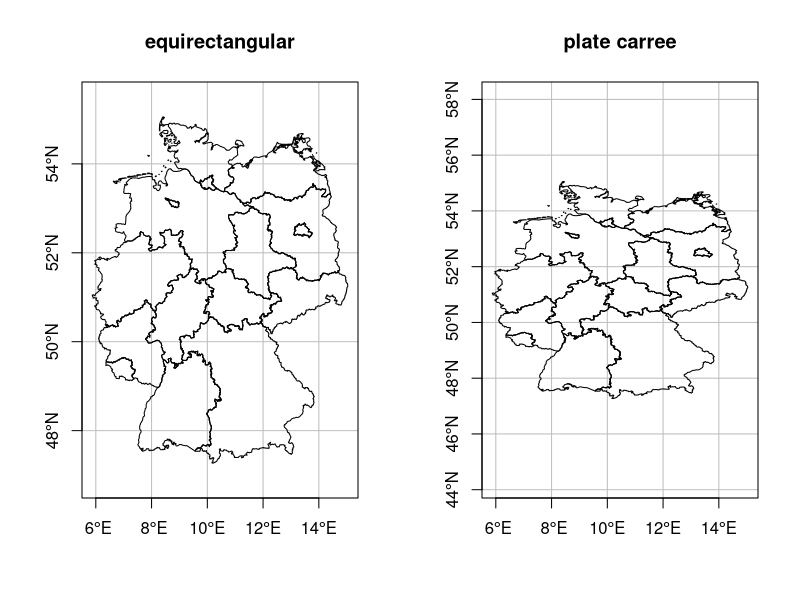
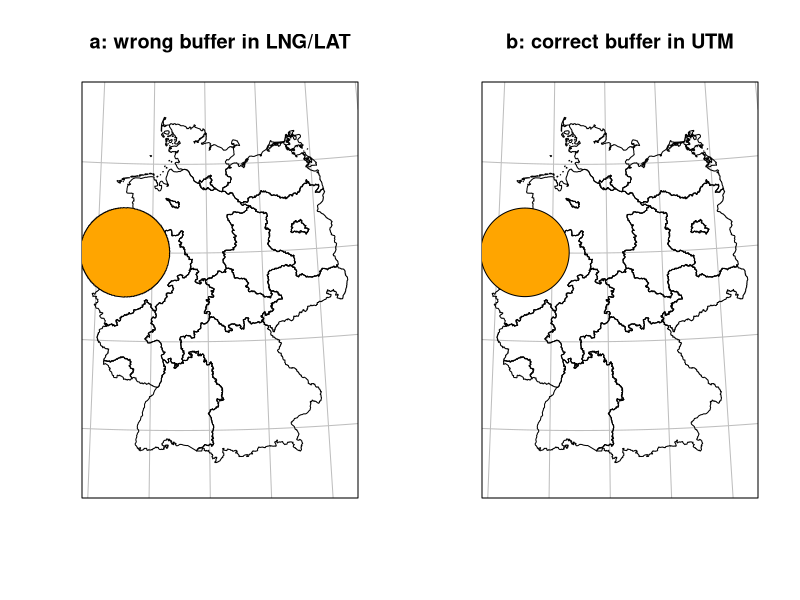
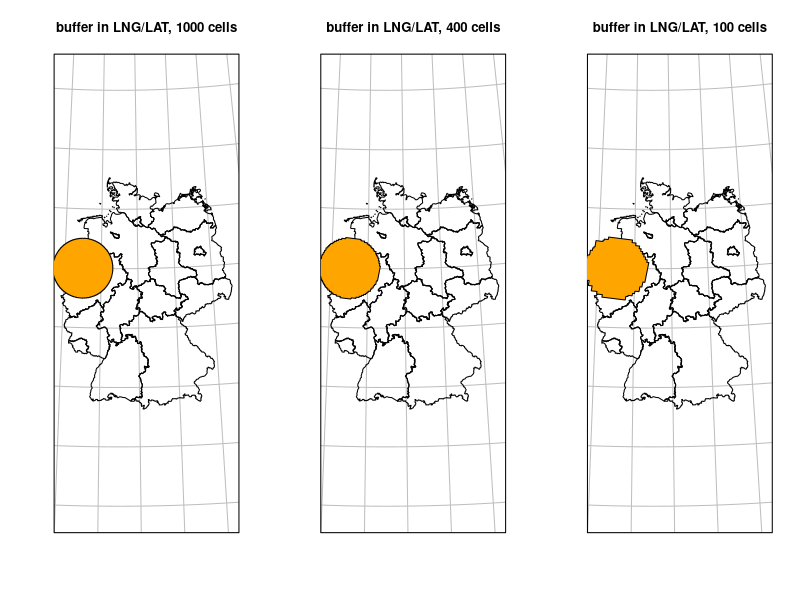

Write the R code that produced these figures, in order.
## ---- chunk 1
knitr::opts_chunk$set(echo = TRUE)
## ---- chunk 2
suppressPackageStartupMessages(library(sf))
suppressPackageStartupMessages(library(sp))
data(air, package = "spacetime")
DE <- st_as_sf(DE_NUTS1)
par(mfrow=c(1, 2))
plot(st_geometry(DE), graticule=TRUE,axes=TRUE, main="equirectangular")
plot(st_geometry(DE), graticule=TRUE,axes=TRUE,asp=1,main="plate carree")
## ---- chunk 3
suppressPackageStartupMessages(library(units))
## ---- chunk 4
st_as_sfc("POLYGON((0 0,1 0,1 1,0 1,0 0))") %>% 
	st_area()
st_as_sfc("POLYGON((0 0,1 0,1 1,0 1,0 0))", crs = "EPSG:4326") %>% 
	st_area() %>%
	set_units(km^2)
## ---- chunk 5
a <- st_as_sfc("POINT(7 52)", crs = "EPSG:4326") %>% 
	st_buffer(set_units(1, degree)) %>%
	st_transform("EPSG:25832") # UTM zone 32 N
b <- st_as_sfc("POINT(7 52)", crs = "EPSG:4326") %>% 
	st_transform("EPSG:25832") %>% # UTM zone 32 N
	st_buffer(set_units(111, km))
## ---- chunk 6
par(mfrow = c(1, 2))
DE_UTM = st_transform(DE, "EPSG:25832")
plot(st_geometry(DE_UTM), graticule=TRUE, main = "a: wrong buffer in LNG/LAT")
plot(a, col = 'orange', add = TRUE)
plot(st_geometry(DE_UTM), graticule=TRUE, main = "b: correct buffer in UTM")
plot(b, col = 'orange', add = TRUE)
## ---- chunk 7
st_as_sfc("POINT(0 89)", crs = "EPSG:4326") %>% 
	st_buffer(set_units(5, degree)) %>%
	st_bbox()
## ---- chunk 8
sf_use_s2(TRUE)
a <- st_as_sfc("POINT(7 52)", crs = "EPSG:4326") %>% 
	st_buffer(set_units(1, degree)) %>%
	st_transform("EPSG:25832") # UTM zone 32 N
b <- st_as_sfc("POINT(7 52)", crs = "EPSG:4326") %>% 
	st_buffer(set_units(1, degree), max_cells = 300) %>%
	st_transform("EPSG:25832") # UTM zone 32 N
c <- st_as_sfc("POINT(7 52)", crs = "EPSG:4326") %>% 
	st_buffer(set_units(1, degree), max_cells = 100) %>%
	st_transform("EPSG:25832") # UTM zone 32 N
## ---- chunk 9
par(mfrow = c(1, 3))
DE_UTM = st_transform(DE, "EPSG:25832")
plot(st_geometry(DE_UTM), graticule=TRUE, main = "buffer in LNG/LAT, 1000 cells")
plot(a, col = 'orange', add = TRUE)
plot(st_geometry(DE_UTM), graticule=TRUE, main = "buffer in LNG/LAT, 400 cells")
plot(b, col = 'orange', add = TRUE)
plot(st_geometry(DE_UTM), graticule=TRUE, main = "buffer in LNG/LAT, 100 cells")
plot(c, col = 'orange', add = TRUE)
